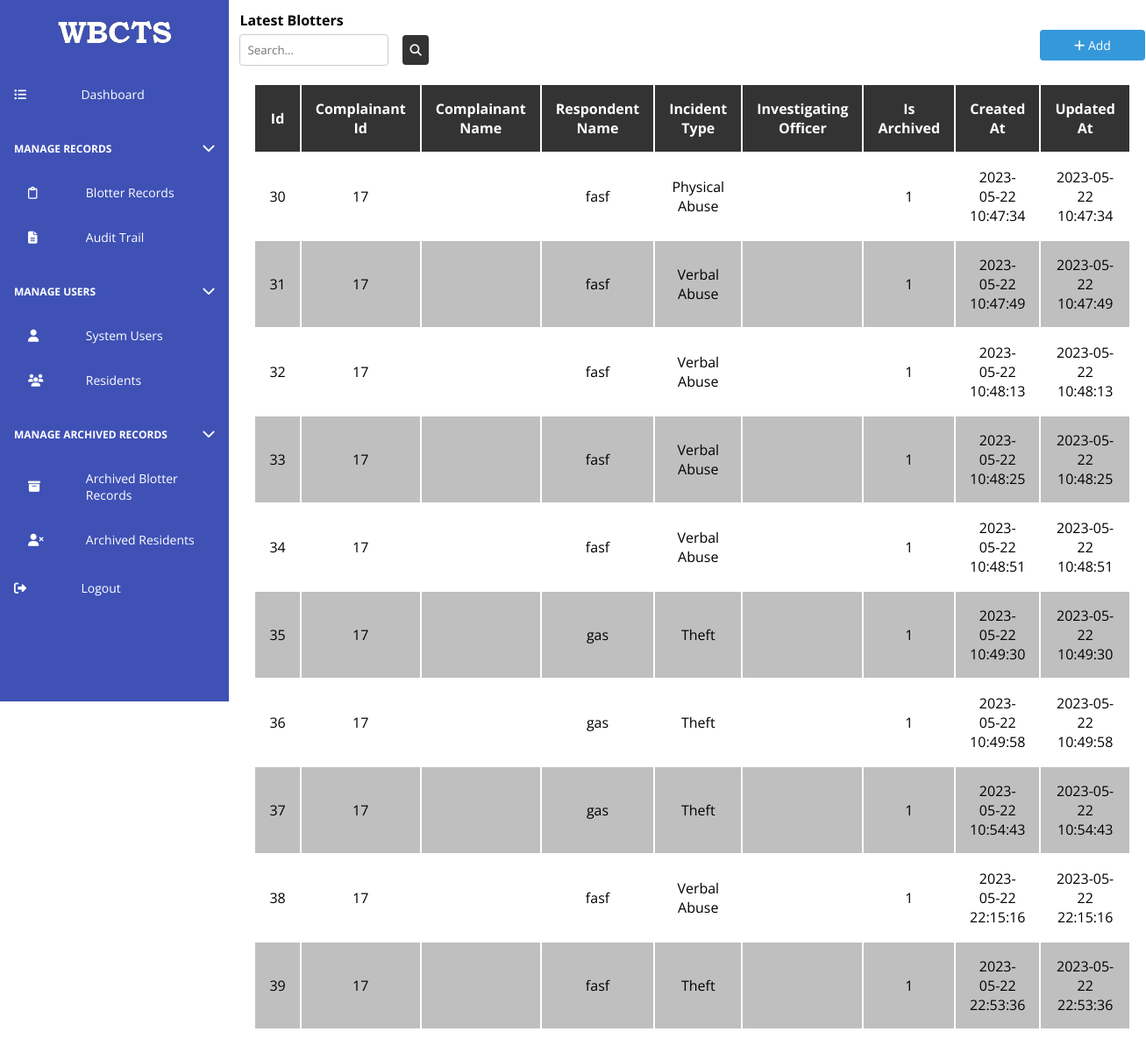
The page /admin/archived-blotters.php (signed in) on the database its author committed.
### tables this page shows
CREATE TABLE `blotter_records` (
  `id` int(11) NOT NULL,
  `complainant_id` int(11) NOT NULL,
  `complainant_name` varchar(255) NOT NULL,
  `respondent_name` varchar(255) NOT NULL,
  `respondent_address` varchar(255) NOT NULL,
  `incident_location` varchar(255) NOT NULL,
  `incident_details` longtext NOT NULL,
  `incident_type` varchar(255) NOT NULL,
  `blotter_status` varchar(255) DEFAULT 'pending',
  `investigating_officer` varchar(255) DEFAULT NULL,
  `remarks` varchar(255) NOT NULL,
  `qrcode` varchar(255) NOT NULL,
  `is_archived` tinyint(1) DEFAULT 0,
  `created_at` datetime NOT NULL DEFAULT current_timestamp(),
  `updated_at` datetime NOT NULL DEFAULT current_timestamp()
);

### admin/components/Table.php (the view, shortened to what this page needs)
<?php
class Table
{
    private $tbl, $header, $content, $id, $styles, $attributes, $columns,
        $hasActions, $tblName, $columnTypes, $columnAttributes, $updateAction, $addAction, $isArchiveTable;
    public function __construct($tbl)
    {
        $this->tbl = $tbl;
        $this->columnTypes = [];
    }
    public function build_header()
    {
        $header = "";
        $keys = array_keys($this->tbl[0]);
        foreach ($keys as $index => $th) {
            $newTh = str_replace("_", " ", $th);
            $dataType = isset($this->columnTypes[$index]) ? $this->columnTypes[$index] : 'input';
            $attributes = isset($this->columnAttributes[$index]) ? $this->columnAttributes[$index] : '';
            $header .= "<th data-type='$dataType' col-name='$th' $attributes>$newTh</th>";
        }
    }
    public function build_rows()
    {
        $rows = "";
        foreach ($this->tbl as $key => $row) {
            $rows .= "<tr>";
            $id = 0;
            $count = 0;
            foreach ($row as $subKey => $subRow) {
                $attributes = isset($this->columnAttributes[$count]) ? $this->columnAttributes[$count] : '';
                if (str_contains($subRow, "/assets/")) {
                    $imgLink = substr($subRow, 6);
                    $rows .= "<td><a href='$imgLink' target='_blank'>View QR Code</a></td>";
                } else $rows .= "<td $attributes>$subRow</td>";
                if ($subKey === "id") $id = $subRow;
                $count++;
            }
            $deleteBtn  = $this->isArchiveTable ? <<<BTN
                <button class="action-button" data-id="{$id}" target-table="{$this->getTblName()}" onclick="delete_row('{$id}','{$this->getTblName()}')">Delete</button>
            BTN : <<<BTN
                <button class="action-button" data-id="{$id}" target-table="{$this->getTblName()}" onclick="archive_row('{$id}','{$this->getTblName()}')">Archive</button>
            BTN;
            $rows .= $this->hasActions && $_SESSION["role"] == 1 ? <<<ACTIONS
        <td class="row-action-buttons">
            <button class="action-button edit-button" target-table="{$this->getId()}">Edit</button>
            {$deleteBtn}
            <button class="action-button view-button">View</button>
        </td>
        ACTIONS : ($this->hasActions && $_SESSION["role"] == 2 ? <<<ACTIONS
        <td class="row-action-buttons">
            <button class="action-button view-button">View</button>
        </td>
        ACTIONS : "");
            $rows .= "</tr>";
        }
    }
    function build_table()
    {
        $this->build_header();
        $this->build_rows();
        return !empty($this->tbl) ? <<<TBL
            <table class="tbl" {$this->get_formatted_id()} form-update-action={$this->updateAction} form-add-action="{$this->addAction}">
                <thead>
                    {$this->getHeader()}
                </thead>
                <tbody>
                    {$this->getContent()}
                </tbody>
            </table>
            TBL : <<<CONTENT
            <h1>No data.</h1>
            CONTENT;
    }
    public function setColumnType($columnIndex, $columnType)
    {
        $this->columnTypes[$columnIndex] = $columnType;
    }
    public function getHeader()
    {
        return $this->header;
    }
    public function setHeader($header)
    {
        $this->header = $header;
        return $this;
    }
    public function getContent()
    {
        return $this->content;
    }
    public function setContent($content)
    {
        $this->content = $content;
        return $this;
    }
    public function get_formatted_id()
    {
        $id = "id='{$this->id}'";
        return $id;
    }
    public function setId($id)
    {
        $this->id = $id;
        return $this;
    }
    public function setHasActions($hasActions)
    {
        $this->hasActions = $hasActions;
        return $this;
    }
    public function getTblName()
    {
        return $this->tblName;
    }
    public function setTblName($tblName)
    {
        $this->tblName = $tblName;
        return $this;
    }
    public function setColumnAttributes($columnIndex, $columnAttributes)
    {
        $this->columnAttributes[$columnIndex] = $columnAttributes;
        return $this;
    }
    public function setUpdateAction($updateAction)
    {
        $this->updateAction = $updateAction;
        return $this;
    }
    public function setAddAction($addAction)
    {
        $this->addAction = $addAction;
        return $this;
    }
    public function setIsArchiveTable($isArchiveTable)
    {
        $this->isArchiveTable = $isArchiveTable;
        return $this;
    }
}

### admin/assets/css/styles.css (style rules this page uses)
* { margin: 0; padding: 0; outline: none; box-sizing: border-box; font-family: 'Open Sans', sans-serif; }
body, html { height: 100%; }
body { display: grid; grid-template-columns: 20% 1fr; }
.tbl { width: 100%; padding: 1rem; }
.tbl tr:nth-child(even), .tbl tr:hover { background-color: rgba(0, 0, 0, 0.25); }
.tbl th { background-color: #333; color: #fff; }
.tbl th { text-transform: capitalize; }
.tbl td, th { padding: 1rem; text-align: center; }

### rows shown on the page
blotter_records: id "30", complainant "17", respondent_name "fasf", incident_type "Physical Abuse", is_archived "1", created_at "2023-05-22 10:47:34", updated_at "2023-05-22 10:47:34"
blotter_records: id "31", complainant "17", respondent_name "fasf", incident_type "Verbal Abuse", is_archived "1", created_at "2023-05-22 10:47:49", updated_at "2023-05-22 10:47:49"
blotter_records: id "32", complainant "17", respondent_name "fasf", incident_type "Verbal Abuse", is_archived "1", created_at "2023-05-22 10:48:13", updated_at "2023-05-22 10:48:13"
blotter_records: id "33", complainant "17", respondent_name "fasf", incident_type "Verbal Abuse", is_archived "1", created_at "2023-05-22 10:48:25", updated_at "2023-05-22 10:48:25"
blotter_records: id "34", complainant "17", respondent_name "fasf", incident_type "Verbal Abuse", is_archived "1", created_at "2023-05-22 10:48:51", updated_at "2023-05-22 10:48:51"
blotter_records: id "35", complainant "17", respondent_name "gas", incident_type "Theft", is_archived "1", created_at "2023-05-22 10:49:30", updated_at "2023-05-22 10:49:30"
blotter_records: id "36", complainant "17", respondent_name "gas", incident_type "Theft", is_archived "1", created_at "2023-05-22 10:49:58", updated_at "2023-05-22 10:49:58"
blotter_records: id "37", complainant "17", respondent_name "gas", incident_type "Theft", is_archived "1", created_at "2023-05-22 10:54:43", updated_at "2023-05-22 10:54:43"
blotter_records: id "38", complainant "17", respondent_name "fasf", incident_type "Verbal Abuse", is_archived "1", created_at "2023-05-22 22:15:16", updated_at "2023-05-22 22:15:16"
blotter_records: id "39", complainant "17", respondent_name "fasf", incident_type "Theft", is_archived "1", created_at "2023-05-22 22:53:36", updated_at "2023-05-22 22:53:36"

### other values the page prints
$newTh "Id"
$newTh "Complainant Id"
$newTh "Complainant Name"
$newTh "Respondent Name"
$newTh "Incident Type"
$newTh "Investigating Officer"
$newTh "Is Archived"
$newTh "Created At"
$newTh "Updated At"
